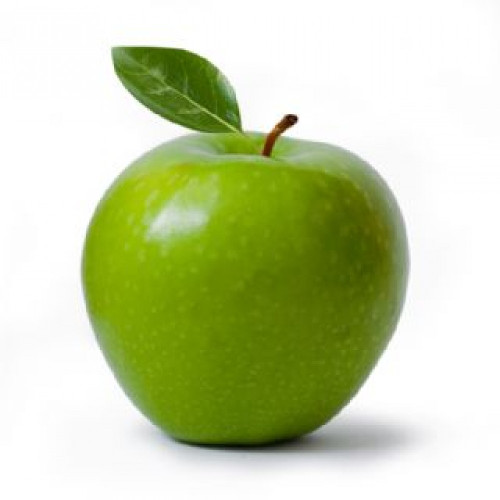
#> input picture code/pomme.jpg, 500 x 500 px
$ python pil4.py
#> lines starting #> are read from the running program, lines starting #| are printed output that depends on the picture
# -*- coding: utf-8 -*-
from PIL import Image
img = Image.open("pomme.jpg")
#> img is the input picture: PIL image 500x500 RGB; mean R, G, B 198.9, 209.6, 167.9
largeur=500
hauteur=500
for x in range(0,largeur):
    for y in range(0,hauteur):
        r,v,b=img.getpixel((x,y))
        r=255-r
        v=255-v
        b=255-b
        img.putpixel((x,y),(r,v,b))
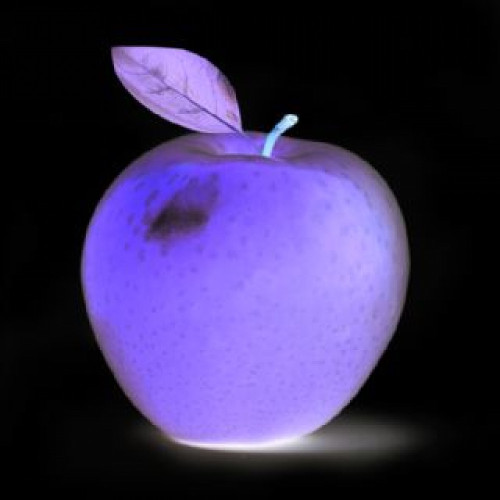
#> img: PIL image 500x500 RGB; mean R, G, B 56.1, 45.4, 87.1
img.show()
img.save("res_pomme_4.jpg","JPEG")
